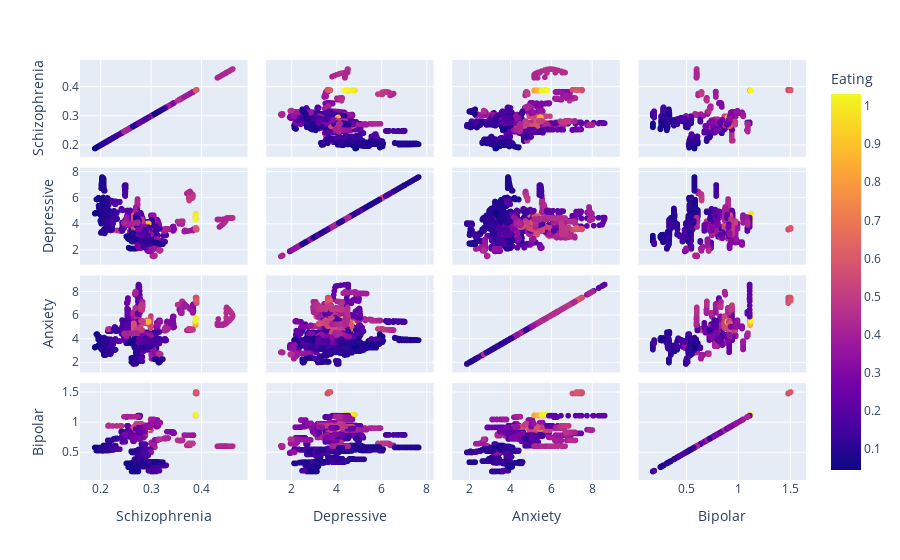

The code cell stored with this chart in its notebook:
### Markdown cell above
Feature Selection:
En este dataset, usamos 5 variables: Schizophrenia, Depressive, Anxiety, Bipolar and Eating

### Code cell
fig = px.scatter_matrix(df, dimensions=["Schizophrenia", "Depressive", "Anxiety", "Bipolar"], color="Eating")
fig.show()

### Figure 1 — Plotly figure (JSON) as saved in the notebook; plotly's stock layout.template omitted (floating-point values rounded to 4 significant figures; data arrays with more than 128 entries replaced by an {"elided": "..."} marker saying what was removed)
{"data": [{"dimensions": [{"axis": {"matches": true}, "label": "Schizophrenia", "values": {"elided": "6420 float values"}}, {"axis": {"matches": true}, "label": "Depressive", "values": {"elided": "6420 float values"}}, {"axis": {"matches": true}, "label": "Anxiety", "values": {"elided": "6420 float values"}}, {"axis": {"matches": true}, "label": "Bipolar", "values": {"elided": "6420 float values"}}], "hovertemplate": "%{xaxis.title.text}=%{x}<br>%{yaxis.title.text}=%{y}<br>Eating=%{marker.color}<extra></extra>", "legendgroup": "", "marker": {"color": {"elided": "6420 float values"}, "coloraxis": "coloraxis", "symbol": "circle"}, "name": "", "showlegend": false, "type": "splom"}], "layout": {"autosize": true, "coloraxis": {"colorbar": {"title": {"text": "Eating"}}, "colorscale": [[0, "#0d0887"], [0.1111, "#46039f"], [0.2222, "#7201a8"], [0.3333, "#9c179e"], [0.4444, "#bd3786"], [0.5556, "#d8576b"], [0.6667, "#ed7953"], [0.7778, "#fb9f3a"], [0.8889, "#fdca26"], [1, "#f0f921"]]}, "dragmode": "select", "legend": {"tracegroupgap": 0}, "margin": {"t": 60}, "xaxis": {"autorange": true, "range": [0.1434, 0.5071], "type": "linear"}, "xaxis2": {"autorange": true, "range": [0.5141, 8.654], "type": "linear"}, "xaxis3": {"autorange": true, "range": [0.7695, 9.735], "type": "linear"}, "xaxis4": {"autorange": true, "range": [-0.03651, 1.725], "type": "linear"}, "yaxis": {"autorange": true, "range": [0.1434, 0.5071], "type": "linear"}, "yaxis2": {"autorange": true, "range": [0.5141, 8.654], "type": "linear"}, "yaxis3": {"autorange": true, "range": [0.7695, 9.735], "type": "linear"}, "yaxis4": {"autorange": true, "range": [-0.03651, 1.725], "type": "linear"}}}
